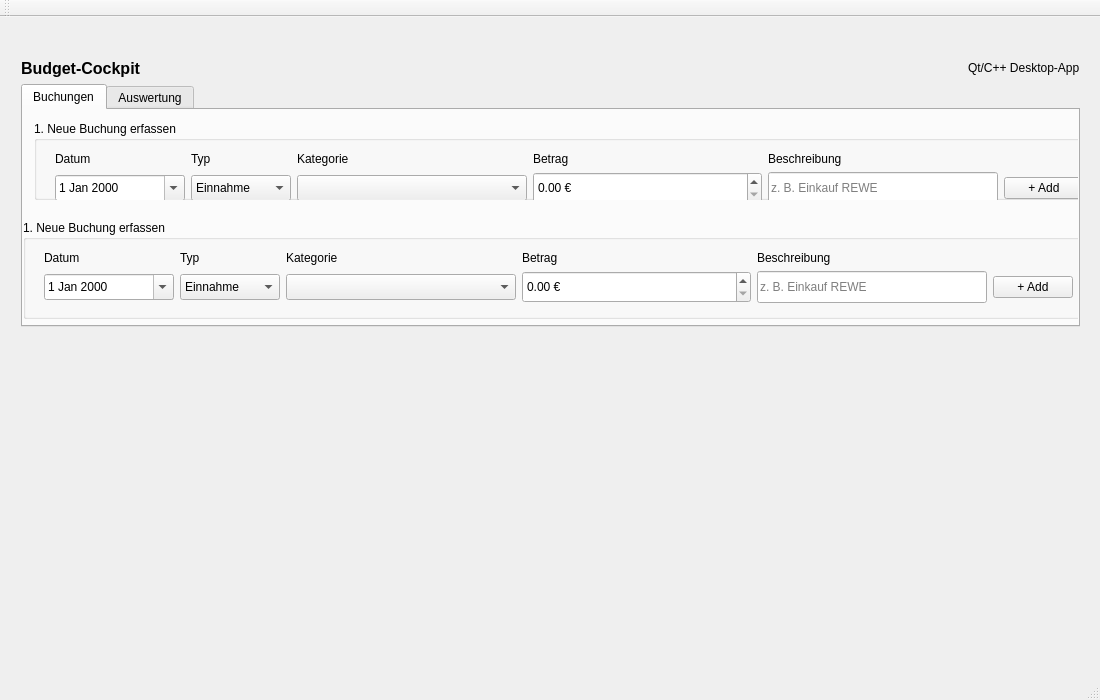
<?xml version="1.0" encoding="UTF-8"?>
<ui version="4.0">
 <class>BudgetCockpitClass</class>
 <widget class="QMainWindow" name="BudgetCockpitClass">
  <property name="geometry">
   <rect>
    <x>0</x>
    <y>0</y>
    <width>1100</width>
    <height>700</height>
   </rect>
  </property>
  <property name="minimumSize">
   <size>
    <width>1100</width>
    <height>700</height>
   </size>
  </property>
  <property name="windowTitle">
   <string>BudgetCockpit</string>
  </property>
  <widget class="QWidget" name="centralWidget">
   <widget class="QWidget" name="verticalLayoutWidget">
    <property name="geometry">
     <rect>
      <x>10</x>
      <y>30</y>
      <width>1081</width>
      <height>291</height>
     </rect>
    </property>
    <layout class="QVBoxLayout" name="mainLayout">
     <item>
      <layout class="QHBoxLayout" name="headerLayout">
       <property name="spacing">
        <number>0</number>
       </property>
       <property name="sizeConstraint">
        <enum>QLayout::SizeConstraint::SetDefaultConstraint</enum>
       </property>
       <property name="leftMargin">
        <number>0</number>
       </property>
       <property name="topMargin">
        <number>0</number>
       </property>
       <item>
        <widget class="QLabel" name="lblAppTitle">
         <property name="font">
          <font>
           <pointsize>12</pointsize>
           <bold>true</bold>
          </font>
         </property>
         <property name="text">
          <string>Budget-Cockpit</string>
         </property>
        </widget>
       </item>
       <item>
        <spacer name="horizontalSpacer">
         <property name="orientation">
          <enum>Qt::Orientation::Horizontal</enum>
         </property>
         <property name="sizeHint" stdset="0">
          <size>
           <width>40</width>
           <height>20</height>
          </size>
         </property>
        </spacer>
       </item>
       <item>
        <widget class="QLabel" name="lblAppType">
         <property name="font">
          <font>
           <pointsize>9</pointsize>
           <bold>false</bold>
          </font>
         </property>
         <property name="text">
          <string>Qt/C++ Desktop-App</string>
         </property>
         <property name="alignment">
          <set>Qt::AlignmentFlag::AlignLeading|Qt::AlignmentFlag::AlignLeft|Qt::AlignmentFlag::AlignVCenter</set>
         </property>
        </widget>
       </item>
      </layout>
     </item>
     <item>
      <widget class="QTabWidget" name="tabMain">
       <property name="currentIndex">
        <number>0</number>
       </property>
       <widget class="QWidget" name="tabTransactions">
        <property name="whatsThis">
         <string>&lt;html&gt;&lt;head/&gt;&lt;body&gt;&lt;p&gt;&lt;br/&gt;&lt;/p&gt;&lt;/body&gt;&lt;/html&gt;</string>
        </property>
        <property name="accessibleName">
         <string/>
        </property>
        <property name="accessibleDescription">
         <string/>
        </property>
        <attribute name="title">
         <string>Buchungen</string>
        </attribute>
        <widget class="QWidget" name="verticalLayoutWidget_2">
         <property name="geometry">
          <rect>
           <x>0</x>
           <y>0</y>
           <width>1071</width>
           <height>101</height>
          </rect>
         </property>
         <layout class="QVBoxLayout" name="transactionsLayout">
          <item>
           <widget class="QGroupBox" name="grpFilter">
            <property name="sizePolicy">
             <sizepolicy hsizetype="Preferred" vsizetype="Expanding">
              <horstretch>0</horstretch>
              <verstretch>0</verstretch>
             </sizepolicy>
            </property>
            <property name="minimumSize">
             <size>
              <width>0</width>
              <height>50</height>
             </size>
            </property>
            <property name="maximumSize">
             <size>
              <width>16777215</width>
              <height>16777215</height>
             </size>
            </property>
            <property name="title">
             <string>1. Neue Buchung erfassen</string>
            </property>
            <widget class="QWidget" name="gridLayoutWidget">
             <property name="geometry">
              <rect>
               <x>10</x>
               <y>20</y>
               <width>1051</width>
               <height>74</height>
              </rect>
             </property>
             <layout class="QGridLayout" name="newTransactionLayout">
              <property name="sizeConstraint">
               <enum>QLayout::SizeConstraint::SetDefaultConstraint</enum>
              </property>
              <item row="0" column="0">
               <widget class="QLabel" name="lblTransactionDate">
                <property name="text">
                 <string>Datum</string>
                </property>
               </widget>
              </item>
              <item row="0" column="2">
               <widget class="QLabel" name="lblCategory">
                <property name="minimumSize">
                 <size>
                  <width>180</width>
                  <height>0</height>
                 </size>
                </property>
                <property name="text">
                 <string>Kategorie</string>
                </property>
               </widget>
              </item>
              <item row="0" column="1">
               <widget class="QLabel" name="lblTransactionType">
                <property name="text">
                 <string>Typ</string>
                </property>
               </widget>
              </item>
              <item row="0" column="3">
               <widget class="QLabel" name="lblAmount">
                <property name="text">
                 <string>Betrag</string>
                </property>
               </widget>
              </item>
              <item row="1" column="1">
               <widget class="QComboBox" name="cmbTransactionType">
                <property name="sizePolicy">
                 <sizepolicy hsizetype="Fixed" vsizetype="Fixed">
                  <horstretch>50</horstretch>
                  <verstretch>100</verstretch>
                 </sizepolicy>
                </property>
                <property name="minimumSize">
                 <size>
                  <width>100</width>
                  <height>26</height>
                 </size>
                </property>
                <item>
                 <property name="text">
                  <string>Einnahme</string>
                 </property>
                </item>
                <item>
                 <property name="text">
                  <string>Ausgabe</string>
                 </property>
                </item>
               </widget>
              </item>
              <item row="0" column="4">
               <widget class="QLabel" name="lblDescription">
                <property name="text">
                 <string>Beschreibung</string>
                </property>
               </widget>
              </item>
              <item row="1" column="5">
               <widget class="QPushButton" name="btnAddTransaction">
                <property name="sizePolicy">
                 <sizepolicy hsizetype="Fixed" vsizetype="Fixed">
                  <horstretch>50</horstretch>
                  <verstretch>0</verstretch>
                 </sizepolicy>
                </property>
                <property name="minimumSize">
                 <size>
                  <width>80</width>
                  <height>0</height>
                 </size>
                </property>
                <property name="text">
                 <string>+ Add</string>
                </property>
               </widget>
              </item>
              <item row="1" column="4">
               <widget class="QLineEdit" name="txtDescription">
                <property name="sizePolicy">
                 <sizepolicy hsizetype="Preferred" vsizetype="Expanding">
                  <horstretch>0</horstretch>
                  <verstretch>0</verstretch>
                 </sizepolicy>
                </property>
                <property name="minimumSize">
                 <size>
                  <width>0</width>
                  <height>26</height>
                 </size>
                </property>
                <property name="baseSize">
                 <size>
                  <width>0</width>
                  <height>26</height>
                 </size>
                </property>
                <property name="text">
                 <string/>
                </property>
                <property name="placeholderText">
                 <string>z. B. Einkauf REWE</string>
                </property>
               </widget>
              </item>
              <item row="1" column="2">
               <widget class="QComboBox" name="cmbCategory">
                <property name="minimumSize">
                 <size>
                  <width>0</width>
                  <height>26</height>
                 </size>
                </property>
               </widget>
              </item>
              <item row="1" column="0">
               <widget class="QDateEdit" name="dateTransaction">
                <property name="sizePolicy">
                 <sizepolicy hsizetype="Fixed" vsizetype="Fixed">
                  <horstretch>50</horstretch>
                  <verstretch>130</verstretch>
                 </sizepolicy>
                </property>
                <property name="minimumSize">
                 <size>
                  <width>130</width>
                  <height>26</height>
                 </size>
                </property>
                <property name="calendarPopup">
                 <bool>true</bool>
                </property>
               </widget>
              </item>
              <item row="1" column="3">
               <widget class="QDoubleSpinBox" name="spnAmount">
                <property name="sizePolicy">
                 <sizepolicy hsizetype="Preferred" vsizetype="Preferred">
                  <horstretch>0</horstretch>
                  <verstretch>0</verstretch>
                 </sizepolicy>
                </property>
                <property name="minimumSize">
                 <size>
                  <width>130</width>
                  <height>26</height>
                 </size>
                </property>
                <property name="baseSize">
                 <size>
                  <width>0</width>
                  <height>26</height>
                 </size>
                </property>
                <property name="keyboardTracking">
                 <bool>false</bool>
                </property>
                <property name="suffix">
                 <string> €</string>
                </property>
                <property name="maximum">
                 <double>9999999.990000000223517</double>
                </property>
                <property name="singleStep">
                 <double>1.000000000000000</double>
                </property>
               </widget>
              </item>
             </layout>
            </widget>
           </widget>
          </item>
         </layout>
        </widget>
        <widget class="QGroupBox" name="grpNewTransaction_2">
         <property name="geometry">
          <rect>
           <x>0</x>
           <y>110</y>
           <width>1069</width>
           <height>99</height>
          </rect>
         </property>
         <property name="sizePolicy">
          <sizepolicy hsizetype="Preferred" vsizetype="Expanding">
           <horstretch>0</horstretch>
           <verstretch>0</verstretch>
          </sizepolicy>
         </property>
         <property name="minimumSize">
          <size>
           <width>0</width>
           <height>50</height>
          </size>
         </property>
         <property name="maximumSize">
          <size>
           <width>16777215</width>
           <height>16777215</height>
          </size>
         </property>
         <property name="title">
          <string>1. Neue Buchung erfassen</string>
         </property>
         <widget class="QWidget" name="gridLayoutWidget_2">
          <property name="geometry">
           <rect>
            <x>10</x>
            <y>20</y>
            <width>1051</width>
            <height>74</height>
           </rect>
          </property>
          <layout class="QGridLayout" name="newTransactionLayout_2">
           <property name="sizeConstraint">
            <enum>QLayout::SizeConstraint::SetDefaultConstraint</enum>
           </property>
           <item row="0" column="0">
            <widget class="QLabel" name="lblTransactionDate_2">
             <property name="text">
              <string>Datum</string>
             </property>
            </widget>
           </item>
           <item row="0" column="2">
            <widget class="QLabel" name="lblCategory_2">
             <property name="minimumSize">
              <size>
               <width>180</width>
               <height>0</height>
              </size>
             </property>
             <property name="text">
              <string>Kategorie</string>
             </property>
            </widget>
           </item>
           <item row="0" column="1">
            <widget class="QLabel" name="lblTransactionType_2">
             <property name="text">
              <string>Typ</string>
             </property>
            </widget>
           </item>
           <item row="0" column="3">
            <widget class="QLabel" name="lblAmount_2">
             <property name="text">
              <string>Betrag</string>
             </property>
            </widget>
           </item>
           <item row="1" column="1">
            <widget class="QComboBox" name="cmbTransactionType_2">
             <property name="sizePolicy">
              <sizepolicy hsizetype="Fixed" vsizetype="Fixed">
               <horstretch>50</horstretch>
               <verstretch>100</verstretch>
              </sizepolicy>
             </property>
             <property name="minimumSize">
              <size>
               <width>100</width>
               <height>26</height>
              </size>
             </property>
             <item>
              <property name="text">
               <string>Einnahme</string>
              </property>
             </item>
             <item>
              <property name="text">
               <string>Ausgabe</string>
              </property>
             </item>
            </widget>
           </item>
           <item row="0" column="4">
            <widget class="QLabel" name="lblDescription_2">
             <property name="text">
              <string>Beschreibung</string>
             </property>
            </widget>
           </item>
           <item row="1" column="5">
            <widget class="QPushButton" name="btnAddTransaction_2">
             <property name="sizePolicy">
              <sizepolicy hsizetype="Fixed" vsizetype="Fixed">
               <horstretch>50</horstretch>
               <verstretch>0</verstretch>
              </sizepolicy>
             </property>
             <property name="minimumSize">
              <size>
               <width>80</width>
               <height>0</height>
              </size>
             </property>
             <property name="text">
              <string>+ Add</string>
             </property>
            </widget>
           </item>
           <item row="1" column="4">
            <widget class="QLineEdit" name="txtDescription_2">
             <property name="sizePolicy">
              <sizepolicy hsizetype="Preferred" vsizetype="Expanding">
               <horstretch>0</horstretch>
               <verstretch>0</verstretch>
              </sizepolicy>
             </property>
             <property name="minimumSize">
              <size>
               <width>0</width>
               <height>26</height>
              </size>
             </property>
             <property name="baseSize">
              <size>
               <width>0</width>
               <height>26</height>
              </size>
             </property>
             <property name="text">
              <string/>
             </property>
             <property name="placeholderText">
              <string>z. B. Einkauf REWE</string>
             </property>
            </widget>
           </item>
           <item row="1" column="2">
            <widget class="QComboBox" name="cmbCategory_2">
             <property name="minimumSize">
              <size>
               <width>0</width>
               <height>26</height>
              </size>
             </property>
            </widget>
           </item>
           <item row="1" column="0">
            <widget class="QDateEdit" name="dateTransaction_2">
             <property name="sizePolicy">
              <sizepolicy hsizetype="Fixed" vsizetype="Fixed">
               <horstretch>50</horstretch>
               <verstretch>130</verstretch>
              </sizepolicy>
             </property>
             <property name="minimumSize">
              <size>
               <width>130</width>
               <height>26</height>
              </size>
             </property>
             <property name="calendarPopup">
              <bool>true</bool>
             </property>
            </widget>
           </item>
           <item row="1" column="3">
            <widget class="QDoubleSpinBox" name="spnAmount_2">
             <property name="sizePolicy">
              <sizepolicy hsizetype="Preferred" vsizetype="Preferred">
               <horstretch>0</horstretch>
               <verstretch>0</verstretch>
              </sizepolicy>
             </property>
             <property name="minimumSize">
              <size>
               <width>130</width>
               <height>26</height>
              </size>
             </property>
             <property name="baseSize">
              <size>
               <width>0</width>
               <height>26</height>
              </size>
             </property>
             <property name="keyboardTracking">
              <bool>false</bool>
             </property>
             <property name="suffix">
              <string> €</string>
             </property>
             <property name="maximum">
              <double>9999999.990000000223517</double>
             </property>
             <property name="singleStep">
              <double>1.000000000000000</double>
             </property>
            </widget>
           </item>
          </layout>
         </widget>
        </widget>
       </widget>
       <widget class="QWidget" name="tabAnalysis">
        <attribute name="title">
         <string>Auswertung</string>
        </attribute>
        <widget class="QWidget" name="verticalLayoutWidget_3">
         <property name="geometry">
          <rect>
           <x>90</x>
           <y>100</y>
           <width>160</width>
           <height>80</height>
          </rect>
         </property>
         <layout class="QVBoxLayout" name="analysisLayout"/>
        </widget>
       </widget>
      </widget>
     </item>
    </layout>
   </widget>
  </widget>
  <widget class="QMenuBar" name="menuBar">
   <property name="geometry">
    <rect>
     <x>0</x>
     <y>0</y>
     <width>1100</width>
     <height>33</height>
    </rect>
   </property>
  </widget>
  <widget class="QToolBar" name="mainToolBar">
   <attribute name="toolBarArea">
    <enum>TopToolBarArea</enum>
   </attribute>
   <attribute name="toolBarBreak">
    <bool>false</bool>
   </attribute>
  </widget>
  <widget class="QStatusBar" name="statusBar"/>
 </widget>
 <layoutdefault spacing="6" margin="11"/>
 <resources>
  <include location="BudgetCockpit.qrc"/>
 </resources>
 <connections/>
</ui>
